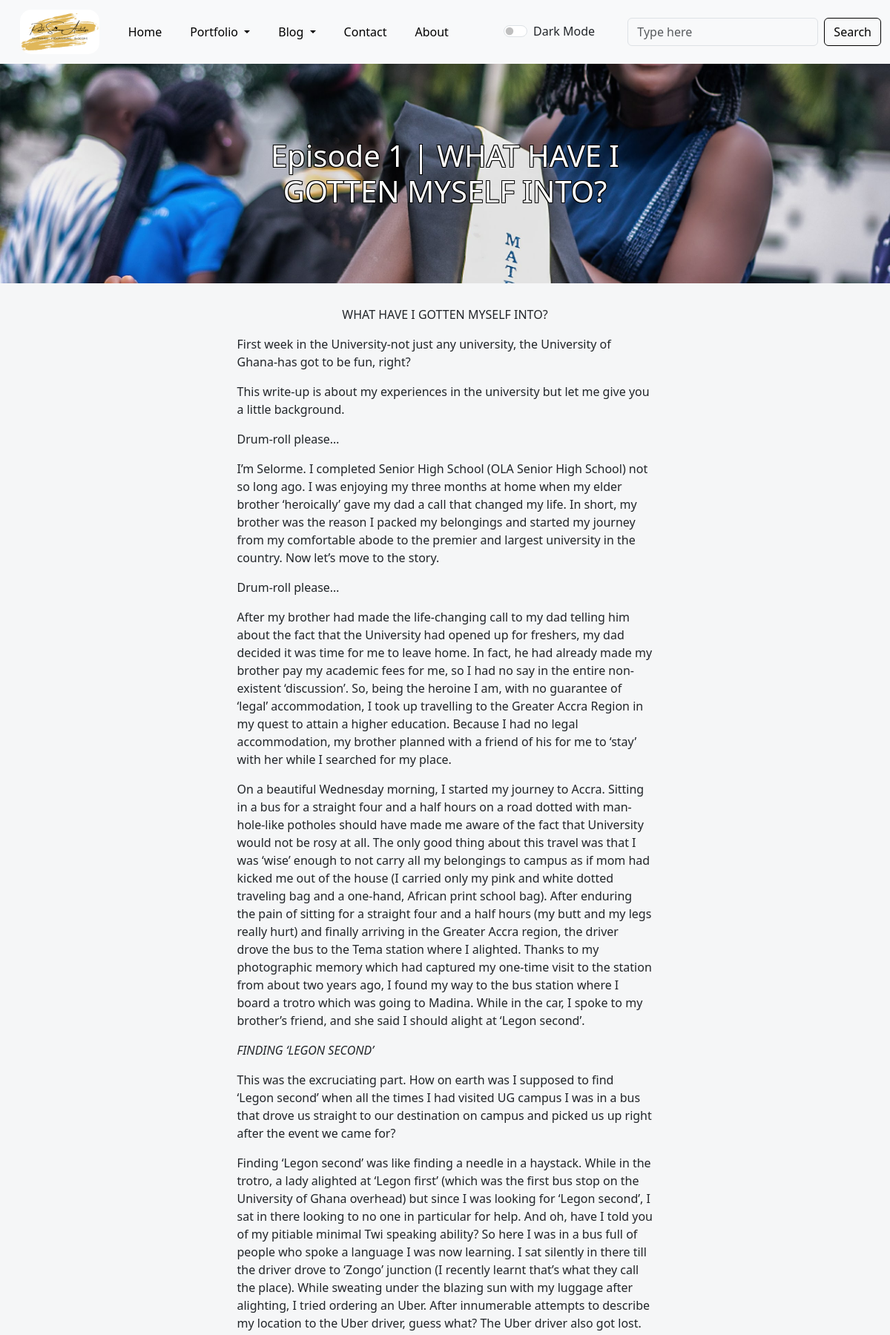
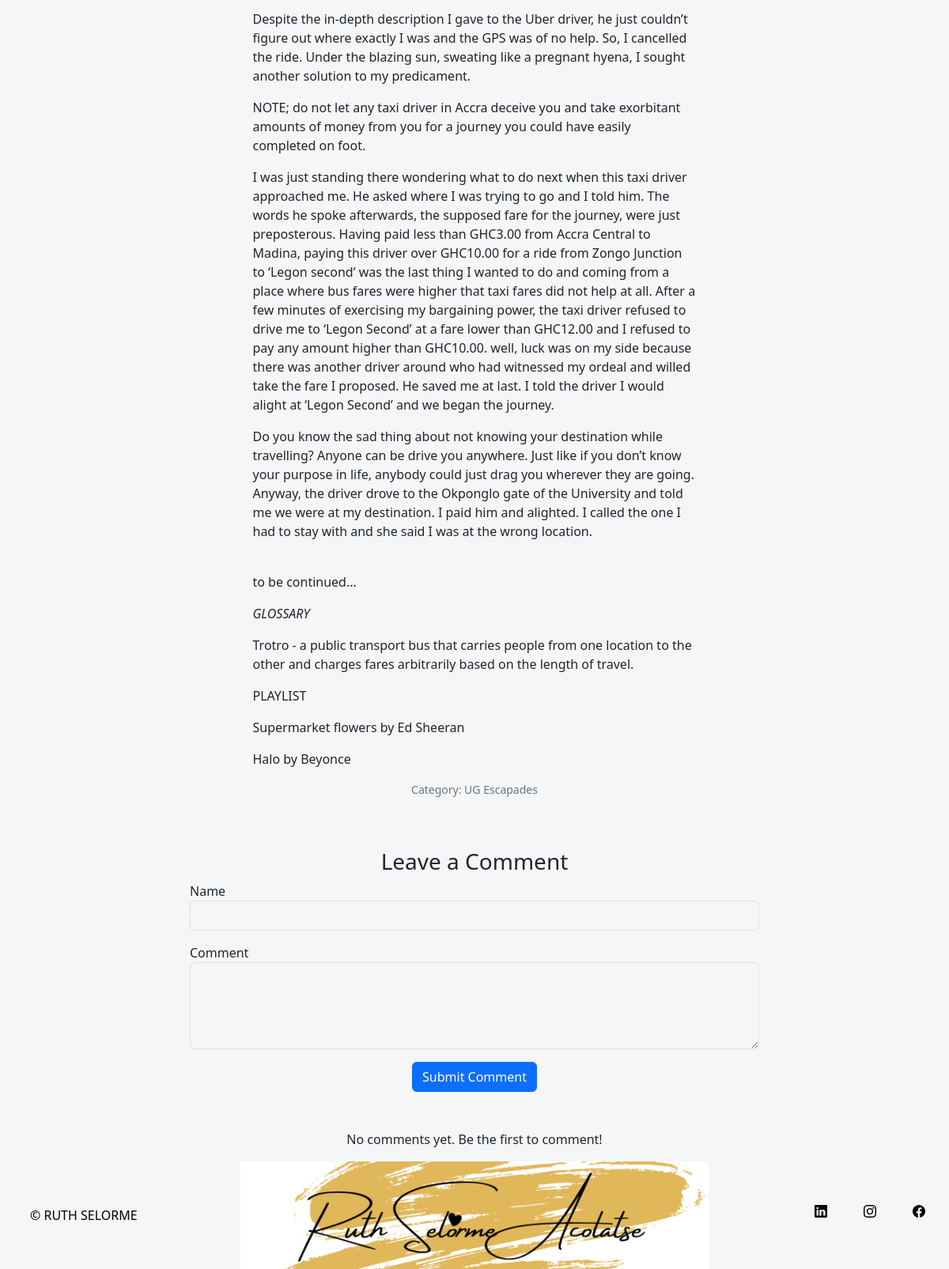
/post/1, run on the app's committed database (2 pictures, top to bottom).
### app.py (models this page shows, shortened)
class Post(db.Model):
    id = db.Column(db.Integer, primary_key=True)
    title = db.Column(db.String(100), nullable=False)
    content = db.Column(db.Text, nullable=False)
    image_url = db.Column(db.String(200), nullable=True)
    category = db.Column(db.String(50), nullable=False)

### app.py (the view)
@app.route("/post/<int:index>")
def show_post(index):
    post = Post.query.get(index)
    if post is None:
        return "Post not found", 404
    all_posts = Post.query.filter_by(category=post.category).all()
    comments = Comment.query.filter_by(post_id=index).order_by(Comment.timestamp.desc()).all()
    categories = db.session.query(Post.category).distinct().all()
    category_list = [category[0] for category in categories]
    return render_template("post.html", post=post, all_posts=all_posts, current_category=post.category,
                           categories=category_list, comments=comments)

### templates/post.html (shortened to what this page needs)
{% extends "base.html" %}
{% block content %}
<header class="masthead" style="background-image: url('{{ post.image_url }}')">
    <div class="container position-relative px-4 px-lg-5">
        <div class="row gx-4 gx-lg-5 justify-content-center">
            <div class="col-md-10 col-lg-8 col-xl-7">
                <div class="post-heading">
                    <h1>{{ post.title }}</h1>
                </div>
            </div>
        </div>
    </div>
</header>
<article class="mb-4">
    <div class="container px-4 px-lg-5">
        <div class="row gx-4 gx-lg-5 justify-content-center">
            <div class="col-md-10 col-lg-8 col-xl-7">
                <div>
                    {{ post.content|safe }}
                </div>
                <p class="text-muted">Category: {{ post.category }}</p>
            </div>
        </div>
    </div>
</article>
<div class="container mt-5">
    <div class="row d-flex justify-content-center">
        <div class="col-md-8">
            <div class="mb-5">
                <h3>Leave a Comment</h3>
                <form action="/submit_comment/10" method="POST">
                    <div class="form-group">
                        <label for="name">Name</label>
                        <input type="text" class="form-control" id="name" name="name" required>
                    </div>
                    <div class="form-group mt-3">
                        <label for="comment">Comment</label>
                        <textarea class="form-control" id="comment" name="comment" rows="4" required></textarea>
                    </div>
                    <button type="submit" class="btn btn-primary mt-3">Submit Comment</button>
                </form>
            </div>
            {% if comments|length == 0 %}
                <p>No comments yet. Be the first to comment!</p>
            {% endif %}
        </div>
    </div>
</div>
{% endblock %}

### static/css/styles.css (style rules this page uses)
body { background-color: #f5f6f7; margin: 0; padding: 0; height: auto; }
.d-flex { display: flex; }
.row { margin-left: 0 !important; margin-right: 0 !important; display: flex; justify-content: center; text-align: center; }
.masthead { background-size: cover; background-position: center; color: #fff; padding: 100px 0; text-align: center; margin-bottom: 10px; }
.post-heading h1 { font-size: 2.5rem; margin: 0; color: white; text-shadow: -1px -1px 0 black, 1px -1px 0 black, -1px 1px 0 black, 1px 1px 0 black; }
.paragraph { text-align: left; }
.block-text { margin-top: 20px; text-align: center; }
.form-control { color: black !important; background-color: transparent; }
.text-muted { color: black !important; }
.form-group { text-align: left; }
.text-muted { color: #6c757d !important; font-size: 0.875em !important; }

### data on the page
Post: image_url (picture), title "Episode 1 | WHAT HAVE I GOTTEN MYSELF INTO?", content "WHAT HAVE I GOTTEN MYSELF INTO? First week in the University-not just any university, the University of Ghana-has got to be fun, right? This write-up is about my experiences in the university but let me give you a little background. Drum-roll please… I’m Selorme. I completed Senior High School (OLA Senior High School) not so long ago. I was enjoying my three months at home when my elder brother ‘heroically’ gave my dad a call that changed my life. In short, my brother was the reason I packed my belongings and started my journey from my comfortable abode to the premier and largest university in the country. Now let’s move to the story. Drum-roll please… After my brother had made the…", category "UG Escapades"
